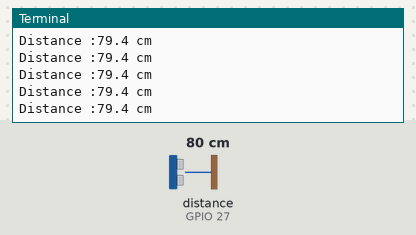
A program run on a simulated Raspberry Pi (BCM pin numbers). Parts: the last lines printed to the terminal. The inputs (shaded band) are chosen by the test bench; at power-on: distance to the obstacle (sensor on GPIO 27) 80 cm. The echo pulse lasts 58.3 µs per cm; the clock reads 2024-03-15 10:24:30 at power-on unless the program sets it.

Above: at 1.2 s.
1.3 s: distance to the obstacle (sensor on GPIO 27) set to 2 cm
At 1.59 s:
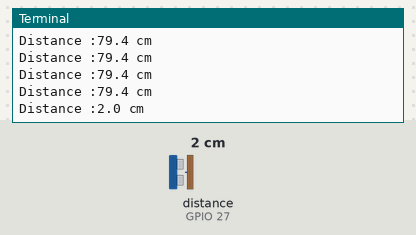
2.8 s: distance to the obstacle (sensor on GPIO 27) set to 4 cm
At 3.0 s:
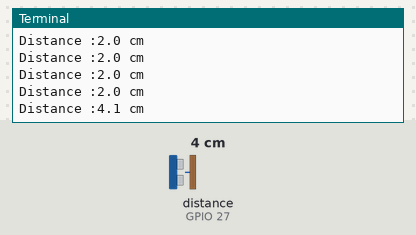
Timing chart, 0 to 5.8 s (numbered marks = the images above; inputs shaded):
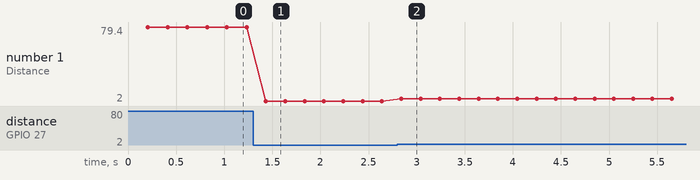

Measured:
- after the input at 1.3 s, the terminal: prints a new line after 0.13 s (image 1)
- after the input at 2.8 s, the terminal: prints a new line at once (image 2)
- plotted number 1: 79.4 → 2 after the input at 1.3 s, 2 → 4.1 after the input at 2.8 s

The program:

hc_sr04.py
```python
import time
import RPi.GPIO as GPIO
GPIO.setmode(GPIO.BCM)
GPIO_TRIGGER = 17
GPIO_ECHO = 27
print("Ultrasonic Distance Measurement")
GPIO.setup(GPIO_TRIGGER,GPIO.OUT) #초음파로 내보낼 트리거 핀 = 출력모드
GPIO.setup(GPIO_ECHO,GPIO.IN) #반사판을 수신할 에코핀 = 입력모드

try:
	while True:
		stop = 0
		start = 0
		GPIO.output(GPIO_TRIGGER,False)
		time.sleep(0.2)
		GPIO.output(GPIO_TRIGGER,True)
		time.sleep(0.00001)
		GPIO.output(GPIO_TRIGGER,False)
		#에코핀이 on일 시점을 시작으로
		while GPIO.input(GPIO_ECHO)==0:
			start=time.time()
		#에코핀이 다시 off되는 시점을 반사파 수신시간
		while GPIO.input(GPIO_ECHO)==1:
			stop=time.time()
		#계산
		elapsed=stop-start

		#초음파는 반사파이기 때문에 실제 이동거리는 2배이므로 2로 다시 나눔
		if(stop and start):
			distance = (elapsed*34000.0)/2
			print("Distance :%.1f cm" % distance)
except KeyboardInterrupt:
	print("Ultrasonic Distance Measurement End")
	GPIO.cleanup()

GPIO.cleanup()
```
